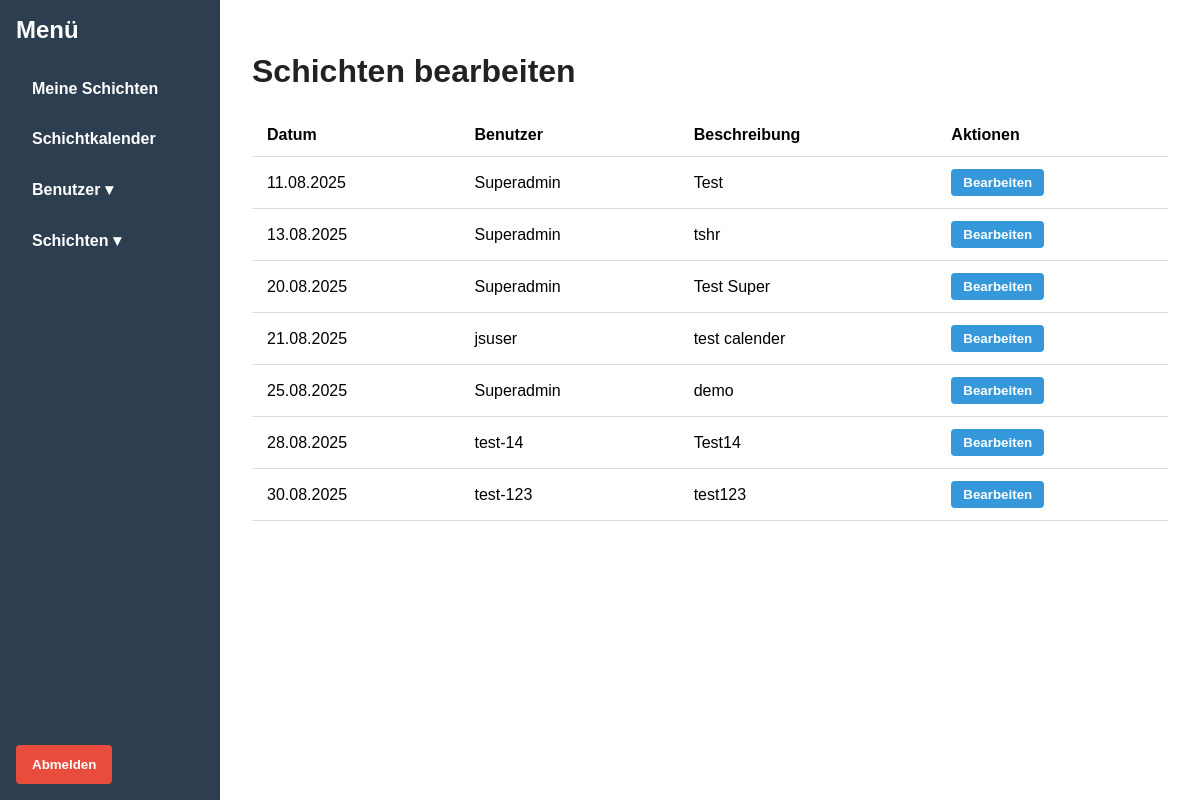
Before: /edit_shift/ (signed in) with the older database file.
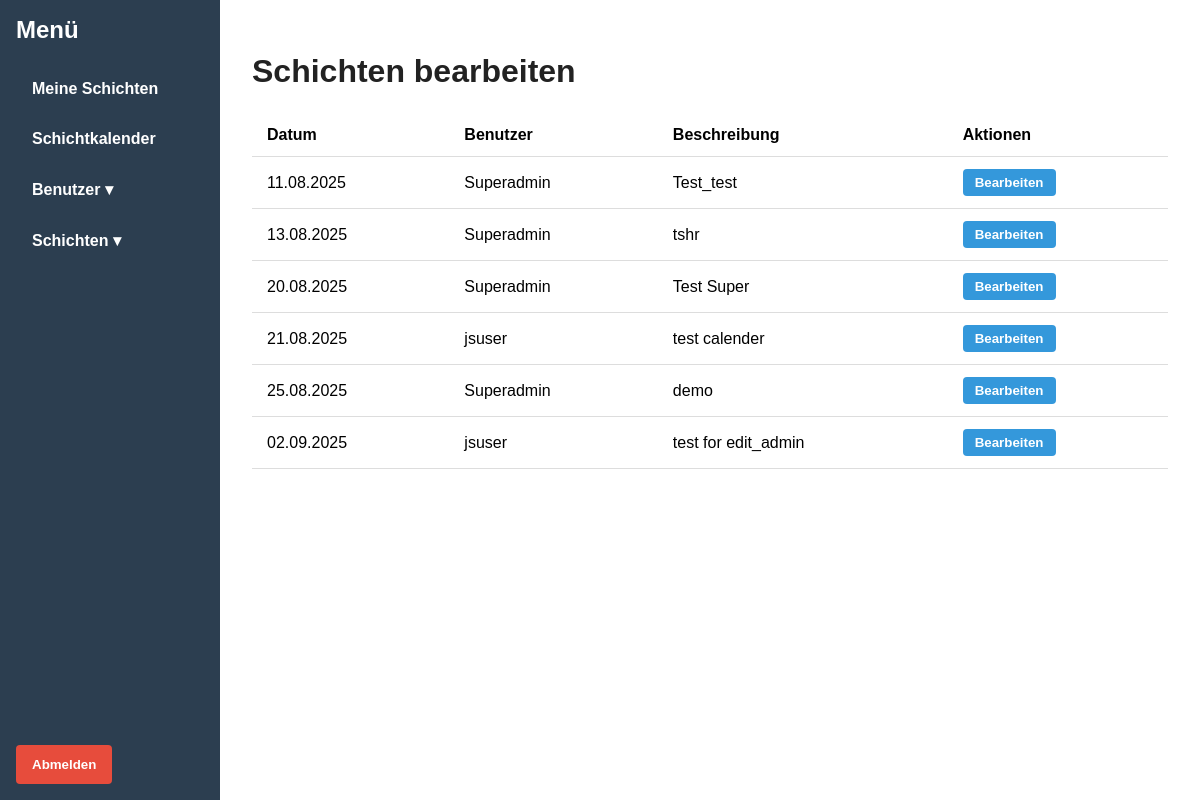
After: the same page with the newer database file.
### core/models.py (models this page shows, shortened)
class Shift(models.Model):
    user = models.ForeignKey(settings.AUTH_USER_MODEL, on_delete=models.CASCADE)
    date = models.DateField()
    start_time = models.TimeField(null=True, blank=True)  # jetzt optional
    end_time = models.TimeField(null=True, blank=True)    # jetzt optional
    description = models.TextField(blank=True)

class User(AbstractUser):
    ROLE_CHOICES = (
        ('admin', 'Admin'),
        ('user', 'User'),
    )
    role = models.CharField(max_length=10, choices=ROLE_CHOICES, default='user')

### core/views.py (the view)
# urls.py: path('edit_shift/', views.edit_shift, name='edit_shift'),
@login_required
def edit_shift(request):
    if request.user.is_superuser:
        shifts = Shift.objects.all().order_by('date', 'start_time')
    else:
        shifts = Shift.objects.filter(user=request.user).order_by('date', 'start_time')
    return render(request, 'papiermanager/edit_shift.html', {'shifts': shifts})

### core/templates/papiermanager/edit_shift.html (shortened to what this page needs)
<!DOCTYPE html>
<html lang="de">
<head>
</head>
<body>
  <nav class="sidebar">
    <h2>Menü</h2>
    <div class="menu-links">
      <a href="{% url 'my_shifts' %}">Meine Schichten</a>
      <a href="{% url 'calendar' %}">Schichtkalender</a>
{% if user.is_superuser %}
  <div class="dropdown" id="usersDropdown">
    <button onclick="toggleDropdown('usersDropdown')">Benutzer &#9662;</button>
  </div>
{% endif %}
      {% if user.is_authenticated %}
        <div class="dropdown" id="shiftsDropdown">
          <button onclick="toggleDropdown('shiftsDropdown')">Schichten &#9662;</button>
        </div>
      {% endif %}
    </div>
    <div class="sidebar-bottom">
      {% if user.is_authenticated %}
        <button class="btn-logout" onclick="confirmLogout()">Abmelden</button>
      {% else %}
        <a href="{% url 'login' %}" class="btn-logout" style="background-color:#007bff; display:inline-block;">Anmelden</a>
      {% endif %}
    </div>
  </nav>
  <main class="main-content">
    <h1>Schichten bearbeiten</h1>
    <table>
      <thead>
        <tr>
          <th>Datum</th>
          {% if user.is_superuser %}
            <th>Benutzer</th>
          {% endif %}
          <th>Beschreibung</th>
          <th>Aktionen</th>
        </tr>
      </thead>
      <tbody>
        {% for shift in shifts %}
          <tr>
            <td>{{ shift.date|date:"d.m.Y" }}</td>
            {% if user.is_superuser %}
              <td>{{ shift.user.username }}</td>
            {% endif %}
            <td>{{ shift.description }}</td>
            <td>
              <form method="post" action="{% url 'edit_shift_form' %}" style="display:inline;">
                <button type="submit" class="btn-edit">Bearbeiten</button>
              </form>
            </td>
          </tr>
        {% empty %}
          <tr>
            <td colspan="{% if user.is_superuser %}4{% else %}3{% endif %}">Keine Schichten vorhanden.</td>
          </tr>
        {% endfor %}
      </tbody>
    </table>
  </main>
</body>
</html>

Changed rows visible on the page:
removed Shift: date "28.08.2025", user.username "test-14", description "Test14"
removed Shift: date "30.08.2025", user.username "test-123", description "test123"
changed Shift: description "Test" → "Test_test"
added Shift: date "02.09.2025", user.username "jsuser", description "test for edit_admin"
